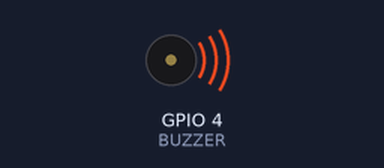
A program run on a simulated Raspberry Pi (BCM pin numbers). Shown: buzzer (waves = sounding). At 2.3 s the program stops and its outputs stay as they are.

Above: at 0.1 s.
At 2.4 s:
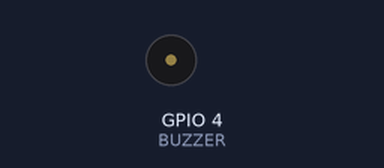
Timing chart, 0 to 3.8 s (numbered marks = the images above):
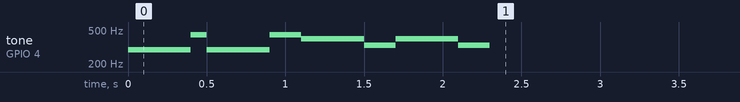

Measured:
- by itself, tone on GPIO 4 (BUZZER): plays 292 Hz for 0.40 s, 440 Hz for 0.10 s, 292 Hz for 0.40 s, 440 Hz for 0.20 s, 394 Hz for 0.40 s, 330 Hz for 0.20 s … (8 notes in this stretch)

The program:

pwm_buzzer.py
```python
import RPi.GPIO as GPIO
import time

BUZZER = 4

GPIO.setmode(GPIO.BCM)
GPIO.setup(BUZZER, GPIO.OUT)

# Tone value of Do, Re, Mi, Pa, Sol, La, Si, Do
scale = [262, 394, 330, 349, 292, 440, 494, 523]

list_lo = [4, 5, 4, 5, 1, 2, 1, 2]
term = [0.4, 0.1, 0.4, 0.2, 0.4, 0.2, 0.4, 0.2]

try:
    # Set frequency of PWM 100 Hz
    pwm = GPIO.PWM(BUZZER, 100)
    # Set initial value of Duty cycle = 100
    pwm.start(100)
    # Change Duty Cycle to 90 percent
    pwm.ChangeDutyCycle(90)

    for i in range(8):
        # Change frequency of PWM to make different sound
        pwm.ChangeFrequency(scale[list_lo[i]])

        # delay time between sounds
        time.sleep(term[i])

    # terminate PWM
    pwm.stop()

except KeyboardInterrupt:
    pass

# Always executed whether error or not
finally:
    GPIO.cleanup()
```
